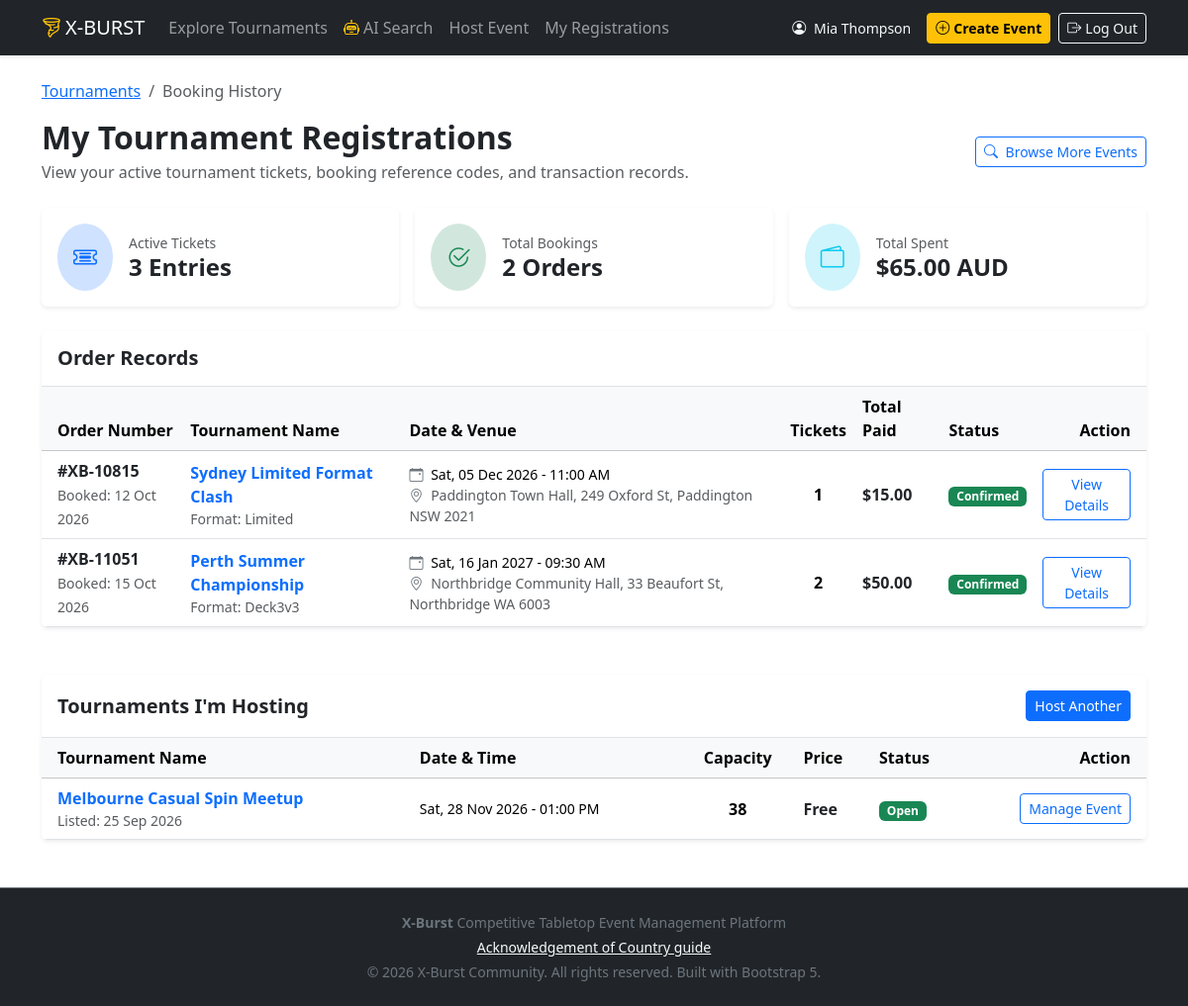
Page /booking-history (signed in) on the committed database.
### beyblade/models.py (models this page shows, shortened)
class User(UserMixin, db.Model):
    __tablename__ = 'users'
    id = db.Column(db.Integer, primary_key=True)
    first_name = db.Column(db.String(80), nullable=False)
    last_name = db.Column(db.String(80), nullable=False)
    email = db.Column(db.String(120), index=True, unique=True, nullable=False)
    mobile = db.Column(db.String(20), nullable=False)
    street_address = db.Column(db.String(200), nullable=False)
    password_hash = db.Column(db.String(255), nullable=False)
    created_at = db.Column(db.DateTime, default=datetime.now)
    bookings = db.relationship('Booking', back_populates='user', cascade='all, delete-orphan')
    comments = db.relationship('Comment', back_populates='user', cascade='all, delete-orphan')
    tournaments_hosted = db.relationship('Tournament', back_populates='host', cascade='all, delete-orphan')
    @property
    def full_name(self):
        return f"{self.first_name} {self.last_name}"

class Booking(db.Model):
    __tablename__ = 'bookings'
    id = db.Column(db.Integer, primary_key=True)
    order_ref = db.Column(db.String(20), unique=True, nullable=False)
    user_id = db.Column(db.Integer, db.ForeignKey('users.id'), nullable=False)
    tournament_id = db.Column(db.Integer, db.ForeignKey('tournaments.id'), nullable=False)
    quantity = db.Column(db.Integer, nullable=False, default=1)
    total_paid = db.Column(db.Numeric(6, 2), nullable=False)
    status = db.Column(
    db.Enum('confirmed', 'attended', 'cancelled',
            name='booking_status',
            create_constraint=True,
            validate_strings=True),
    default='confirmed',
    nullable=False,
    )
    created_at = db.Column(db.DateTime, default=datetime.now)
    user = db.relationship('User', back_populates='bookings')
    tournament = db.relationship('Tournament', back_populates='bookings')

class Tournament(db.Model):
    __tablename__ = 'tournaments'
    __table_args__ = (
        db.CheckConstraint('end_time > start_time', name='ck_end_after_start'),
    )
    id = db.Column(db.Integer, primary_key=True)
    title = db.Column(db.String(150), nullable=False)
    category = db.Column(db.String(50), nullable=False)
    start_time = db.Column(db.DateTime, nullable=False)
    end_time = db.Column(db.DateTime, nullable=False)
    venue = db.Column(db.String(200), nullable=False)
    image = db.Column(db.String(255), nullable=True)
    description = db.Column(db.Text, nullable=False)
    match_points = db.Column(db.Integer, default=4)
    gear_legality = db.Column(db.String(100), nullable=True)
    stadium_type = db.Column(db.String(100), nullable=True)
    capacity = db.Column(db.Integer, nullable=False)
    price = db.Column(db.Numeric(6, 2), nullable=False, default=0)
    ack_statement = db.Column(
        db.Enum('none', 'generic', 'enhanced',
            name='ack_statement',
            create_constraint=True,
            validate_strings=True),
            default='none',
            nullable=False,
            )
    custom_ack_text = db.Column(db.String(500), nullable=True)
    status = db.Column(
        db.Enum('open', 'sold_out', 'inactive', 'cancelled',
            name='tournament_status',
            create_constraint=True,
            validate_strings=True),
            default='open',
            nullable=False,
            )
    embedding = db.Column(db.JSON, nullable=True)
    host_id = db.Column(db.Integer, db.ForeignKey('users.id'), nullable=False)
    created_at = db.Column(db.DateTime, default=datetime.now)
    host = db.relationship('User', back_populates='tournaments_hosted')
    bookings = db.relationship(
        'Booking',
        back_populates='tournament',
        lazy=True,
        cascade='all, delete-orphan',
    )
    comments = db.relationship(
        'Comment',
        back_populates='tournament',
        lazy=True,
        cascade='all, delete-orphan',
        order_by='Comment.created_at',
    )

### beyblade/routes.py (the view)
@bp.route('/booking-history')
@login_required
def booking_history():
    return render_template('booking-history.html')

### beyblade/templates/booking-history.html (shortened to what this page needs)
{% extends 'base.html' %}  {% block content %}
<main class="container py-4">
  <nav aria-label="breadcrumb" class="mb-3">
    <ol class="breadcrumb">
      <li class="breadcrumb-item">
        <a href="{{ url_for('main.index') }}">Tournaments</a>
      </li>
      <li class="breadcrumb-item active" aria-current="page">
        Booking History
      </li>
    </ol>
  </nav>
  <div
    class="d-flex flex-column flex-md-row justify-content-between align-items-md-center mb-4 gap-3"
  >
    <div>
      <h2 class="fw-bold mb-1">My Tournament Registrations</h2>
      <p class="text-muted mb-0">
        View your active tournament tickets, booking reference codes, and
        transaction records.
      </p>
    </div>
    <a
      href="{{ url_for('main.index') }}"
      class="btn btn-outline-primary btn-sm align-self-start align-self-md-center"
    >
      <i class="bi bi-search me-1"></i> Browse More Events
    </a>
  </div>
  {% set total_bookings = current_user.bookings|length %} {% set ns =
  namespace(total_spent=0, active_tickets=0) %} {% for booking in
  current_user.bookings %} {% if booking.status != 'cancelled' %}{% set ns.total_spent = ns.total_spent +
  booking.total_paid %}{% endif %} {% if booking.status == 'confirmed' %} {% set
  ns.active_tickets = ns.active_tickets + booking.quantity %} {% endif %} {%
  endfor %}
  <div class="row g-3 mb-4">
    <div class="col-sm-6 col-lg-4">
      <div class="card border-0 shadow-sm p-3 bg-white">
        <div class="d-flex align-items-center">
          <div class="rounded-circle bg-primary-subtle text-primary p-3 me-3">
            <i class="bi bi-ticket-detailed fs-4"></i>
          </div>
          <div>
            <div class="text-muted small">Active Tickets</div>
            <h4 class="fw-bold mb-0">{{ ns.active_tickets }} Entries</h4>
          </div>
        </div>
      </div>
    </div>
    <div class="col-sm-6 col-lg-4">
      <div class="card border-0 shadow-sm p-3 bg-white">
        <div class="d-flex align-items-center">
          <div class="rounded-circle bg-success-subtle text-success p-3 me-3">
            <i class="bi bi-check2-circle fs-4"></i>
          </div>
          <div>
            <div class="text-muted small">Total Bookings</div>
            <h4 class="fw-bold mb-0">{{ total_bookings }} Orders</h4>
          </div>
        </div>
      </div>
    </div>
    <div class="col-sm-12 col-lg-4">
      <div class="card border-0 shadow-sm p-3 bg-white">
        <div class="d-flex align-items-center">
          <div class="rounded-circle bg-info-subtle text-info p-3 me-3">
            <i class="bi bi-wallet2 fs-4"></i>
          </div>
          <div>
            <div class="text-muted small">Total Spent</div>
            <h4 class="fw-bold mb-0">
              ${{ "%.2f"|format(ns.total_spent) }} AUD
            </h4>
          </div>
        </div>
      </div>
    </div>
  </div>
  <div class="card border-0 shadow-sm overflow-hidden mb-5">
    <div class="card-header bg-white py-3 border-bottom">
      <h5 class="card-title fw-bold mb-0">Order Records</h5>
    </div>
    <div class="table-responsive">
      <table class="table table-hover align-middle mb-0">
        <thead class="table-light">
          <tr>
            <th scope="col" class="ps-3">Order Number</th>
            <th scope="col">Tournament Name</th>
            <th scope="col">Date & Venue</th>
            <th scope="col" class="text-center">Tickets</th>
            <th scope="col">Total Paid</th>
            <th scope="col">Status</th>
            <th scope="col" class="text-end pe-3">Action</th>
          </tr>
        </thead>
        <tbody>
          {% for booking in current_user.bookings %}
          <tr
            class="{% if booking.status != 'confirmed' %}table-light opacity-75{% endif %}"
          >
            <td class="ps-3">
              <span
                class="fw-semibold {% if booking.status == 'confirmed' %}text-dark{% else %}text-secondary{% endif %}"
                >#{{ booking.order_ref }}</span
              ><br />
              <span class="text-muted small"
                >Booked: {{ booking.created_at.strftime('%d %b %Y') }}</span
              >
            </td>
            <td>
              <a
                href="{{ url_for('main.event_details', id=booking.tournament.id) }}"
                class="fw-bold text-decoration-none {% if booking.status == 'confirmed' %}text-primary{% else %}text-secondary{% endif %}"
              >
                {{ booking.tournament.title }}
              </a>
              <div class="small text-muted">
                Format: {{ booking.tournament.category|title }}
              </div>
            </td>
            <td class="small">
              <div>
                <i
                  class="bi bi-calendar-event me-1 {% if booking.status == 'confirmed' %}text-secondary{% else %}text-muted{% endif %}"
                ></i>
                {{ booking.tournament.start_time.strftime('%a, %d %b %Y - %I:%M
                %p') }}
              </div>
              <div class="text-muted">
                <i
                  class="bi bi-geo-alt me-1 {% if booking.status == 'confirmed' %}text-secondary{% else %}text-muted{% endif %}"
                ></i>
                {{ booking.tournament.venue }}
              </div>
            </td>
            <td class="text-center fw-bold">{{ booking.quantity }}</td>
            <td
              class="fw-semibold {% if booking.status == 'confirmed' %}text-dark{% else %}text-secondary{% endif %}"
            >
              ${{ "%.2f"|format(booking.total_paid) }}
            </td>
            <td>
              {% if booking.status == 'confirmed' %}
              <span class="badge bg-success">Confirmed</span>
              {% elif booking.status == 'attended' %}
              <span class="badge bg-secondary">Attended</span>
              {% else %}
              <span class="badge bg-danger">Cancelled</span>
              {% endif %}
            </td>
            <td class="text-end pe-3">
              <a
                href="{{ url_for('main.event_details', id=booking.tournament.id) }}"
                class="btn {% if booking.status == 'confirmed' %}btn-outline-primary{% else %}btn-outline-secondary{% endif %} btn-sm"
                >View Details</a
              >
            </td>
          </tr>
          {% else %}
          <tr>
            <td colspan="7" class="text-center py-5 text-muted">
              You haven't booked tickets for any tournaments yet.
            </td>
          </tr>
          {% endfor %}
        </tbody>
      </table>
    </div>
  </div>
  <div class="card border-0 shadow-sm overflow-hidden mb-4">
    <div
      class="card-header bg-white py-3 border-bottom d-flex justify-content-between align-items-center"
    >
      <h5 class="card-title fw-bold mb-0">Tournaments I'm Hosting</h5>
      <a
        href="{{ url_for('main.create_event') }}"
        class="btn btn-sm btn-primary"
        >Host Another</a
      >
    </div>
    <div class="table-responsive">
      <table class="table table-hover align-middle mb-0">
        <thead class="table-light">
          <tr>
            <th scope="col" class="ps-3">Tournament Name</th>
            <th scope="col">Date & Time</th>
            <th scope="col" class="text-center">Capacity</th>
            <th scope="col">Price</th>
            <th scope="col">Status</th>
            <th scope="col" class="text-end pe-3">Action</th>
          </tr>
        </thead>
        <tbody>
          {% for tourney in current_user.tournaments_hosted %}
          <tr>
            <td class="ps-3">
              <a
                href="{{ url_for('main.event_details', id=tourney.id) }}"
                class="fw-bold text-decoration-none text-primary"
              >
                {{ tourney.title }}
              </a>
              <div class="small text-muted">
                Listed: {{ tourney.created_at.strftime('%d %b %Y') }}
              </div>
            </td>
            <td class="small">
              {{ tourney.start_time.strftime('%a, %d %b %Y - %I:%M %p') }}
            </td>
            <td class="text-center fw-bold">{{ tourney.capacity }}</td>
            <td class="fw-semibold text-dark">
              {% if tourney.price == 0 %}Free{% else %}${{
              "%.2f"|format(tourney.price) }}{% endif %}
            </td>
            <td>
              {% if tourney.status == 'open' %}
              <span class="badge bg-success">Open</span>
              {% elif tourney.status == 'sold_out' %}
              <span class="badge bg-warning text-dark">Sold Out</span>
              {% else %}
              <span class="badge bg-secondary">{{ tourney.status|title }}</span>
              {% endif %}
            </td>
            <td class="text-end pe-3">
              <a
                href="{{ url_for('main.event_details', id=tourney.id) }}"
                class="btn btn-outline-primary btn-sm"
                >Manage Event</a
              >
            </td>
          </tr>
          {% else %}
          <tr>
            <td colspan="6" class="text-center py-5 text-muted">
              You are not currently hosting any tournaments.
            </td>
          </tr>
          {% endfor %}
        </tbody>
      </table>
    </div>
  </div>
</main>
{% endblock %}

### beyblade/templates/base.html (shortened to what this page needs)
<!doctype html>
<html lang="en">
  <head>
    <link
      href="https://cdn.jsdelivr.net/npm/bootstrap@5.3.3/dist/css/bootstrap.min.css"
      rel="stylesheet"
    />
    <link
      href="https://cdn.jsdelivr.net/npm/bootstrap-icons@1.11.3/font/bootstrap-icons.min.css"
      rel="stylesheet"
    />
    <link
      rel="stylesheet"
      href="{{ url_for('static', filename='style/main.css') }}"
    />
  </head>
  <body>
    <nav
      class="navbar navbar-expand-lg navbar-dark bg-dark sticky-top shadow-sm"
    >
      <div class="container">
        <a class="navbar-brand" href="{{ url_for('main.index') }}">
          <i class="bi bi-tornado me-1 text-warning"></i>X-<span>BURST</span>
        </a>
        <div class="navbar-collapse" id="navbarContent">
          <ul class="navbar-nav me-auto mb-2 mb-lg-0">
            <li class="nav-item">
              <a class="nav-link" href="{{ url_for('main.index') }}"
                >Explore Tournaments</a
              >
            </li>
            <li class="nav-item">
              <a class="nav-link" href="{{ url_for('main.ai_search') }}"
                ><i class="bi bi-robot me-1 text-warning"></i>AI Search</a
              >
            </li>
            <li class="nav-item">
              <a class="nav-link" href="{{ url_for('main.create_event') }}"
                >Host Event</a
              >
            </li>
            <li class="nav-item">
              <a class="nav-link" href="{{ url_for('main.booking_history') }}"
                >My Registrations</a
              >
            </li>
          </ul>
          <div class="d-flex align-items-center gap-2">
            {% if current_user.is_authenticated %}
            <span class="text-light small d-none d-md-inline me-2"
              ><i class="bi bi-person-circle me-1"></i> {{
              current_user.full_name }}</span
            >
            <a
              href="{{ url_for('main.create_event') }}"
              class="btn btn-warning btn-sm fw-semibold"
              ><i class="bi bi-plus-circle me-1"></i>Create Event</a
            >
            <a
              href="{{ url_for('auth.logout') }}"
              class="btn btn-outline-light btn-sm"
              ><i class="bi bi-box-arrow-right me-1"></i>Log Out</a
            >
            {% endif %}
          </div>
        </div>
      </div>
    </nav>
    {% block content %} {% endblock %}
    <footer class="bg-dark text-light py-4 mt-auto border-top border-secondary">
      <div class="container text-center small text-secondary">
        <p class="mb-1">
          <strong>X-Burst</strong> Competitive Tabletop Event Management
          Platform
        </p>
        <p class="mb-1">
          <a href="{{ url_for('main.aoc_guide') }}" class="link-light"
            >Acknowledgement of Country guide</a
          >
        </p>
        <p class="mb-0">
          &copy; 2026 X-Burst Community. All rights reserved. Built with
          Bootstrap 5.
        </p>
      </div>
    </footer>
  </body>
</html>

### rows in the picture
User: full_name "Mia Thompson"
Booking: order_ref "XB-10815", created_at "12 Oct 2026", tournament "Sydney Limited Format Clash", tournament.category "Limited", tournament.start_time "Sat, 05 Dec 2026 - 11:00 AM", tournament.venue "Paddington Town Hall, 249 Oxford St, Paddington NSW 2021", quantity "1", total_paid "15.00", status "Confirmed"
Booking: order_ref "XB-11051", created_at "15 Oct 2026", tournament "Perth Summer Championship", tournament.category "Deck3v3", tournament.start_time "Sat, 16 Jan 2027 - 09:30 AM", tournament.venue "Northbridge Community Hall, 33 Beaufort St, Northbridge WA 6003", quantity "2", total_paid "50.00", status "Confirmed"
Tournament: title "Melbourne Casual Spin Meetup", created_at "25 Sep 2026", start_time "Sat, 28 Nov 2026 - 01:00 PM", capacity "38", price "Free", status "Open"

### other values in the picture
{{ ns.active_tickets }} "3"
{{ total_bookings }} "2"
{{ "%.2f"|format(ns.total_spent) }} "65.00"
